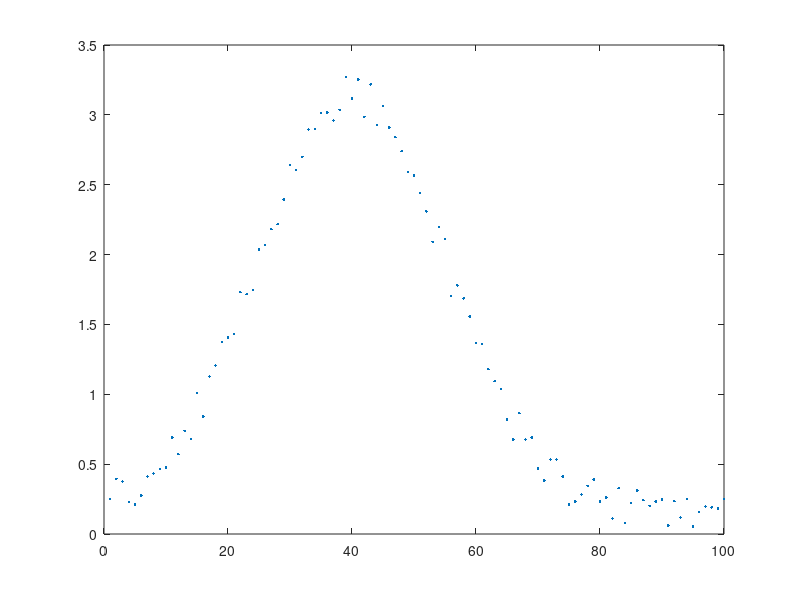

Reproduce this figure in MATLAB. (Note: this script raises an error after producing the figure.)
%% clearing
fclose all; close all; clear all; 
clc; pause(0.1);

%% data
x=1:100;
sigma=15; mu=40; A=3;
y=A*exp(-(x-mu).^2/(2*sigma^2))+rand(size(x))*0.3;
plot(x,y,'.');

%% fitting
[sigmaNew,muNew,Anew]=mygaussfit(x,y);
y=Anew*exp(-(x-muNew).^2/(2*sigmaNew^2));
hold on; plot(x,y,'.r');


